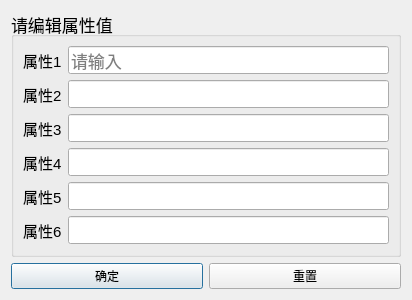
<?xml version="1.0" encoding="UTF-8"?>
<ui version="4.0">
 <class>Dialog</class>
 <widget class="QDialog" name="Dialog">
  <property name="geometry">
   <rect>
    <x>0</x>
    <y>0</y>
    <width>412</width>
    <height>300</height>
   </rect>
  </property>
  <property name="windowTitle">
   <string>编辑</string>
  </property>
  <property name="windowIcon">
   <iconset>
    <normaloff>static/images/s.png</normaloff>static/images/s.png</iconset>
  </property>
  <property name="windowOpacity">
   <double>0.900000000000000</double>
  </property>
  <layout class="QVBoxLayout" name="verticalLayout_2">
   <item>
    <widget class="QGroupBox" name="groupBox">
     <property name="font">
      <font>
       <pointsize>13</pointsize>
      </font>
     </property>
     <property name="title">
      <string>请编辑属性值</string>
     </property>
     <layout class="QHBoxLayout" name="horizontalLayout_7">
      <item>
       <layout class="QVBoxLayout" name="verticalLayout">
        <item>
         <layout class="QHBoxLayout" name="horizontalLayout">
          <item>
           <widget class="QLabel" name="label">
            <property name="font">
             <font>
              <pointsize>11</pointsize>
             </font>
            </property>
            <property name="text">
             <string>属性1</string>
            </property>
           </widget>
          </item>
          <item>
           <widget class="QLineEdit" name="lineEdit">
            <property name="inputMask">
             <string extracomment="请输入"/>
            </property>
            <property name="text">
             <string/>
            </property>
            <property name="maxLength">
             <number>20</number>
            </property>
            <property name="placeholderText">
             <string>请输入</string>
            </property>
           </widget>
          </item>
         </layout>
        </item>
        <item>
         <layout class="QHBoxLayout" name="horizontalLayout_2">
          <item>
           <widget class="QLabel" name="label_3">
            <property name="font">
             <font>
              <pointsize>11</pointsize>
             </font>
            </property>
            <property name="text">
             <string>属性2</string>
            </property>
           </widget>
          </item>
          <item>
           <widget class="QLineEdit" name="lineEdit_3"/>
          </item>
         </layout>
        </item>
        <item>
         <layout class="QHBoxLayout" name="horizontalLayout_3">
          <item>
           <widget class="QLabel" name="label_4">
            <property name="font">
             <font>
              <pointsize>11</pointsize>
             </font>
            </property>
            <property name="text">
             <string>属性3</string>
            </property>
           </widget>
          </item>
          <item>
           <widget class="QLineEdit" name="lineEdit_4"/>
          </item>
         </layout>
        </item>
        <item>
         <layout class="QHBoxLayout" name="horizontalLayout_4">
          <item>
           <widget class="QLabel" name="label_9">
            <property name="font">
             <font>
              <pointsize>11</pointsize>
             </font>
            </property>
            <property name="text">
             <string>属性4</string>
            </property>
           </widget>
          </item>
          <item>
           <widget class="QLineEdit" name="lineEdit_9"/>
          </item>
         </layout>
        </item>
        <item>
         <layout class="QHBoxLayout" name="horizontalLayout_5">
          <item>
           <widget class="QLabel" name="label_8">
            <property name="font">
             <font>
              <pointsize>11</pointsize>
             </font>
            </property>
            <property name="text">
             <string>属性5</string>
            </property>
           </widget>
          </item>
          <item>
           <widget class="QLineEdit" name="lineEdit_10"/>
          </item>
         </layout>
        </item>
        <item>
         <layout class="QHBoxLayout" name="horizontalLayout_6">
          <item>
           <widget class="QLabel" name="label_10">
            <property name="font">
             <font>
              <pointsize>11</pointsize>
             </font>
            </property>
            <property name="text">
             <string>属性6</string>
            </property>
           </widget>
          </item>
          <item>
           <widget class="QLineEdit" name="lineEdit_8"/>
          </item>
         </layout>
        </item>
       </layout>
      </item>
     </layout>
    </widget>
   </item>
   <item>
    <layout class="QHBoxLayout" name="horizontalLayout_8">
     <item>
      <widget class="QPushButton" name="pushButton">
       <property name="text">
        <string>确定</string>
       </property>
      </widget>
     </item>
     <item>
      <widget class="QPushButton" name="pushButton_2">
       <property name="text">
        <string>重置</string>
       </property>
      </widget>
     </item>
    </layout>
   </item>
  </layout>
 </widget>
 <resources/>
 <connections/>
</ui>
